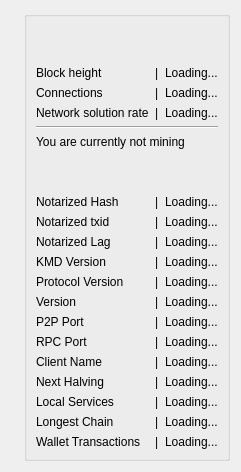
      <widget class="QWidget" name="tab_5">
       <attribute name="title">
        <string>ARRRUKIDDING Infos</string>
       </attribute>
       <layout class="QVBoxLayout" name="verticalLayout_7">
        <item>
         <layout class="QHBoxLayout" name="horizontalLayout_14">
          <item>
           <widget class="FilledIconLabel" name="hushlogo">
            <property name="sizePolicy">
             <sizepolicy hsizetype="Expanding" vsizetype="Expanding">
              <horstretch>0</horstretch>
              <verstretch>0</verstretch>
             </sizepolicy>
            </property>
            <property name="text">
             <string/>
            </property>
            <property name="scaledContents">
             <bool>false</bool>
            </property>
           </widget>
          </item>
          <item>
           <widget class="QGroupBox" name="groupBox_5">
            <property name="title">
             <string/>
            </property>
            <layout class="QGridLayout" name="gridLayout_5">
             <item row="5" column="0" colspan="3">
              <widget class="QLabel" name="label_14">
               <property name="text">
                <string>You are currently not mining</string>
               </property>
              </widget>
             </item>
             <item row="6" column="0">
              <spacer name="verticalSpacer_4">
               <property name="orientation">
                <enum>Qt::Vertical</enum>
               </property>
               <property name="sizeHint" stdset="0">
                <size>
                 <width>20</width>
                 <height>40</height>
                </size>
               </property>
              </spacer>
             </item>
             <item row="2" column="2">
              <widget class="QLabel" name="numconnections">
               <property name="text">
                <string>Loading...</string>
               </property>
              </widget>
             </item>
             <item row="1" column="0">
              <widget class="QLabel" name="heightLabel">
               <property name="text">
                <string>Block height</string>
               </property>
              </widget>
             </item>
             <item row="7" column="0">
              <widget class="QLabel" name="notarizedhashlabel">
               <property name="text">
                <string>Notarized Hash</string>
               </property>
              </widget>
             </item>
             <item row="7" column="2">
              <widget class="QLabel" name="notarizedhashvalue">
               <property name="text">
                <string>Loading...</string>
               </property>
              </widget>
             </item>
             <item row="7" column="1">
              <widget class="QLabel" name="notarizedhashspacer">
               <property name="text">
                <string>|</string>
               </property>
              </widget>
             </item>
             <item row="8" column="0">
              <widget class="QLabel" name="notarizedtxidlabel">
               <property name="text">
                <string>Notarized txid</string>
               </property>
              </widget>
             </item>
             <item row="8" column="2">
              <widget class="QLabel" name="notarizedtxidvalue">
               <property name="text">
                <string>Loading...</string>
               </property>
              </widget>
             </item>
             <item row="8" column="1">
              <widget class="QLabel" name="notarizedtxidspacer">
               <property name="text">
                <string>|</string>
               </property>
              </widget>
             </item>
             <item row="9" column="0">
              <widget class="QLabel" name="laglabel">
               <property name="text">
                <string>Notarized Lag</string>
               </property>
              </widget>
             </item>
             <item row="9" column="2">
              <widget class="QLabel" name="lagvalue">
               <property name="text">
                <string>Loading...</string>
               </property>
              </widget>
             </item>
             <item row="9" column="1">
              <widget class="QLabel" name="lagspacer">
               <property name="text">
                <string>|</string>
               </property>
              </widget>
             </item>
             <item row="10" column="0">
              <widget class="QLabel" name="kmdversionlabel">
               <property name="text">
                <string>KMD Version</string>
               </property>
              </widget>
             </item>
             <item row="10" column="2">
              <widget class="QLabel" name="kmdversion">
               <property name="text">
                <string>Loading...</string>
               </property>
              </widget>
             </item>
             <item row="10" column="1">
              <widget class="QLabel" name="kmdversionspacer">
               <property name="text">
                <string>|</string>
               </property>
              </widget>
             </item>
             <item row="11" column="0">
              <widget class="QLabel" name="protocolversionlabel">
               <property name="text">
                <string>Protocol Version</string>
               </property>
              </widget>
             </item>
             <item row="11" column="2">
              <widget class="QLabel" name="protocolversion">
               <property name="text">
                <string>Loading...</string>
               </property>
              </widget>
             </item>
             <item row="11" column="1">
              <widget class="QLabel" name="protocolversionspacer">
               <property name="text">
                <string>|</string>
               </property>
              </widget>
             </item>
             <item row="12" column="0">
              <widget class="QLabel" name="versionlabel">
               <property name="text">
                <string>Version</string>
               </property>
              </widget>
             </item>
             <item row="12" column="2">
              <widget class="QLabel" name="version">
               <property name="text">
                <string>Loading...</string>
               </property>
              </widget>
             </item>
             <item row="12" column="1">
              <widget class="QLabel" name="versionspacer">
               <property name="text">
                <string>|</string>
               </property>
              </widget>
             </item>
             <item row="13" column="0">
              <widget class="QLabel" name="p2pportlabel">
               <property name="text">
                <string>P2P Port</string>
               </property>
              </widget>
             </item>
             <item row="13" column="2">
              <widget class="QLabel" name="p2pport">
               <property name="text">
                <string>Loading...</string>
               </property>
              </widget>
             </item>
             <item row="13" column="1">
              <widget class="QLabel" name="p2pportspacer">
               <property name="text">
                <string>|</string>
               </property>
              </widget>
             </item>
             <item row="14" column="0">
              <widget class="QLabel" name="rpcportlabel">
               <property name="text">
                <string>RPC Port</string>
               </property>
              </widget>
             </item>
             <item row="14" column="2">
              <widget class="QLabel" name="rpcport">
               <property name="text">
                <string>Loading...</string>
               </property>
              </widget>
             </item>
             <item row="14" column="1">
              <widget class="QLabel" name="rpcportspacer">
               <property name="text">
                <string>|</string>
               </property>
              </widget>
             </item>
             <item row="15" column="0">
              <widget class="QLabel" name="clientnamelabel">
               <property name="text">
                <string>Client Name</string>
               </property>
              </widget>
             </item>
             <item row="15" column="2">
              <widget class="QLabel" name="clientname">
               <property name="text">
                <string>Loading...</string>
               </property>
              </widget>
             </item>
             <item row="15" column="1">
              <widget class="QLabel" name="clientnamespacer">
               <property name="text">
                <string>|</string>
               </property>
              </widget>
             </item>
             <item row="16" column="0">
              <widget class="QLabel" name="halvinglabel">
               <property name="text">
                <string>Next Halving</string>
               </property>
              </widget>
             </item>
             <item row="16" column="2">
              <widget class="QLabel" name="halving">
               <property name="text">
                <string>Loading...</string>
               </property>
              </widget>
             </item>
             <item row="16" column="1">
              <widget class="QLabel" name="halvingspacer">
               <property name="text">
                <string>|</string>
               </property>
              </widget>
             </item>
             <item row="17" column="0">
              <widget class="QLabel" name="localserviceslabel">
               <property name="text">
                <string>Local Services</string>
               </property>
              </widget>
             </item>
             <item row="17" column="2">
              <widget class="QLabel" name="localservices">
               <property name="text">
                <string>Loading...</string>
               </property>
              </widget>
             </item>
             <item row="17" column="1">
              <widget class="QLabel" name="localservicesspacer">
               <property name="text">
                <string>|</string>
               </property>
              </widget>
             </item>
             <item row="18" column="0">
              <widget class="QLabel" name="longestchainlabel">
               <property name="text">
                <string>Longest Chain</string>
               </property>
              </widget>
             </item>
             <item row="18" column="2">
              <widget class="QLabel" name="longestchain">
               <property name="text">
                <string>Loading...</string>
               </property>
              </widget>
             </item>
             <item row="18" column="1">
              <widget class="QLabel" name="longestchainspacer">
               <property name="text">
                <string>|</string>
               </property>
              </widget>
             </item>
             <item row="19" column="0">
              <widget class="QLabel" name="txcountlabel">
               <property name="text">
                <string>Wallet Transactions</string>
               </property>
              </widget>
             </item>
             <item row="19" column="2">
              <widget class="QLabel" name="txcount">
               <property name="text">
                <string>Loading...</string>
               </property>
              </widget>
             </item>
             <item row="19" column="1">
              <widget class="QLabel" name="txcountspacer">
               <property name="text">
                <string>|</string>
               </property>
              </widget>
             </item>
             <item row="3" column="2">
              <widget class="QLabel" name="solrate">
               <property name="text">
                <string>Loading...</string>
               </property>
              </widget>
             </item>
             <item row="3" column="0">
              <widget class="QLabel" name="label_12">
               <property name="text">
                <string>Network solution rate</string>
               </property>
              </widget>
             </item>
             <item row="2" column="0">
              <widget class="QLabel" name="label_8">
               <property name="text">
                <string>Connections</string>
               </property>
              </widget>
             </item>
             <item row="1" column="2">
              <widget class="QLabel" name="blockheight">
               <property name="text">
                <string>Loading...</string>
               </property>
              </widget>
             </item>
             <item row="4" column="0" colspan="3">
              <widget class="Line" name="line_2">
               <property name="orientation">
                <enum>Qt::Horizontal</enum>
               </property>
              </widget>
             </item>
             <item row="0" column="0">
              <spacer name="verticalSpacer_3">
               <property name="orientation">
                <enum>Qt::Vertical</enum>
               </property>
               <property name="sizeHint" stdset="0">
                <size>
                 <width>20</width>
                 <height>40</height>
                </size>
               </property>
              </spacer>
             </item>
             <item row="3" column="1">
              <widget class="QLabel" name="label_9">
               <property name="text">
                <string>|</string>
               </property>
              </widget>
             </item>
             <item row="2" column="1">
              <widget class="QLabel" name="label_11">
               <property name="text">
                <string>|</string>
               </property>
              </widget>
             </item>
             <item row="1" column="1">
              <widget class="QLabel" name="label_13">
               <property name="text">
                <string>|</string>
               </property>
              </widget>
             </item>
            </layout>
           </widget>
          </item>
         </layout>
        </item>
       </layout>
      </widget>
